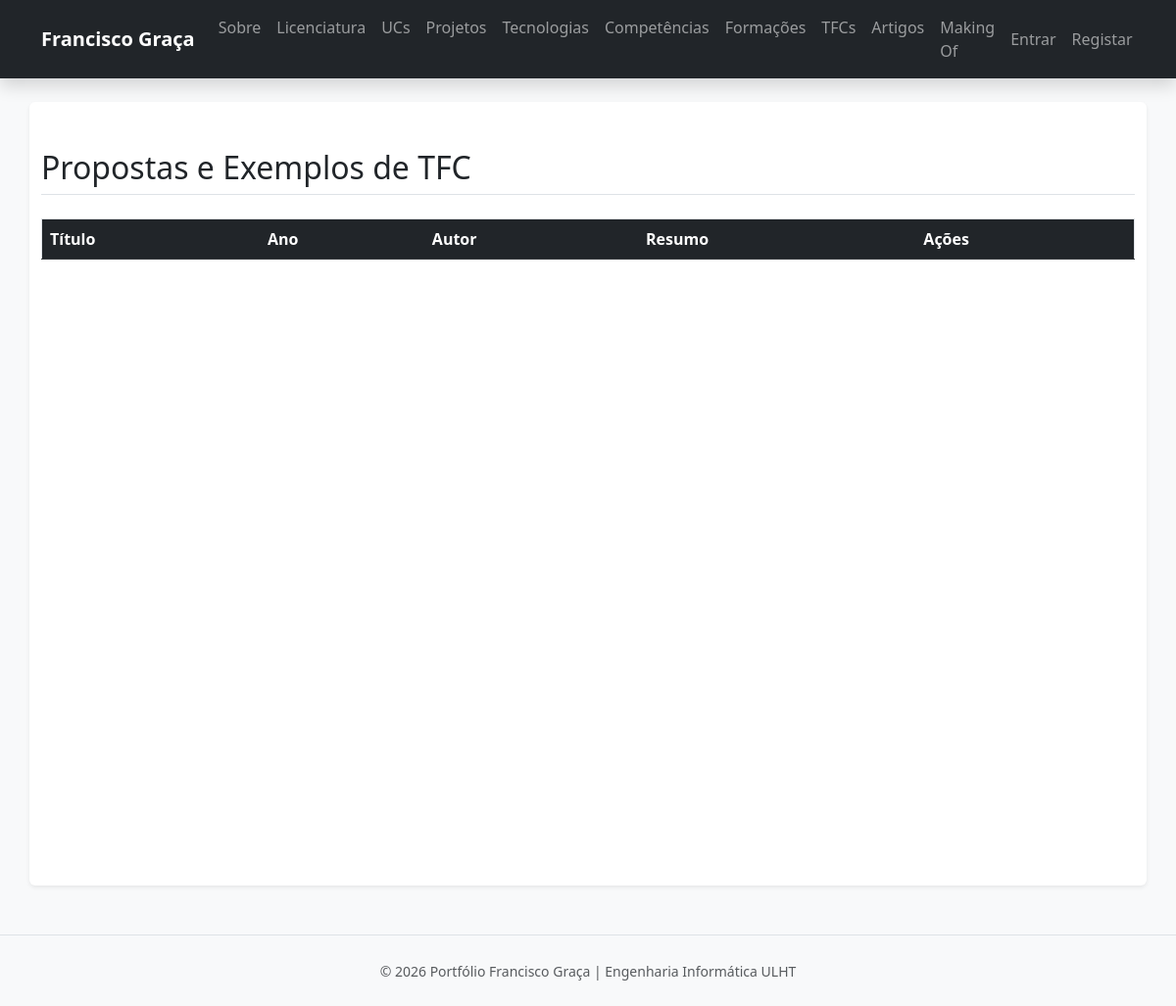
Page /portfolio/tfcs/ on the earlier database version.
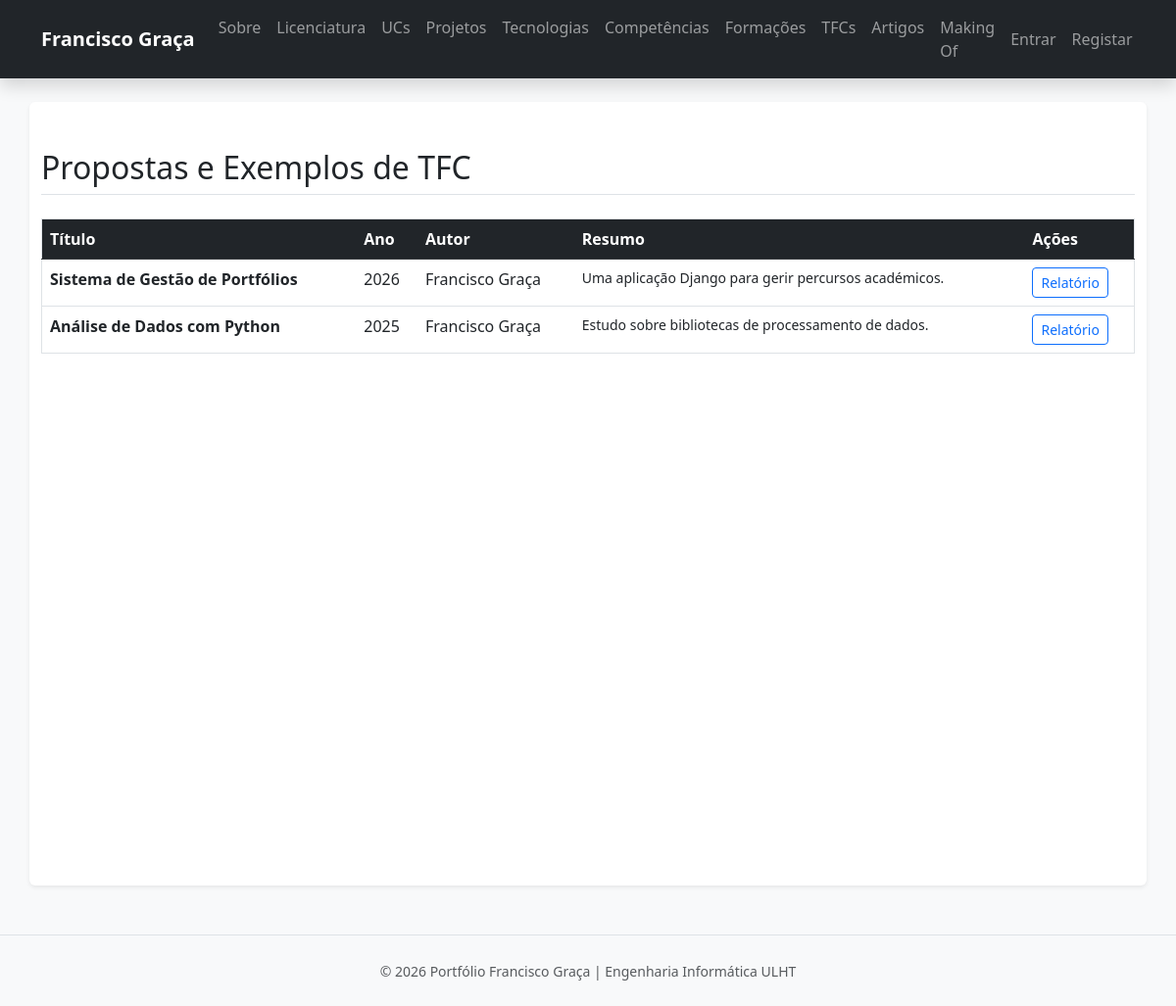
Same page on the later database version.
### portfolio/models.py (models this page shows, shortened)
class TFC(models.Model):
    titulo = models.CharField(max_length=200)
    autor = models.CharField(max_length=100)
    ano = models.IntegerField()
    resumo = models.TextField()
    link_relatorio = models.URLField(blank=True)

### portfolio/views.py (the view)
# urls.py: path('tfcs/', views.tfc_view, name='tfc'),
def tfc_view(request):
    context = {'tfcs': TFC.objects.all()}
    return render(request, 'portfolio/tfc.html', context)

### portfolio/templates/portfolio/tfc.html
{% extends 'portfolio/base.html' %}
{% block content %}
<h2 class="mb-4 border-bottom pb-2">Propostas e Exemplos de TFC</h2>
<div class="table-responsive">
    <table class="table table-hover border">
        <thead class="table-dark">
            <tr>
                <th>Título</th>
                <th>Ano</th>
                <th>Autor</th>
                <th>Resumo</th>
                <th>Ações</th>
            </tr>
        </thead>
        <tbody>
            {% for tfc in tfcs %}
            <tr>
                <td class="fw-bold">{{ tfc.titulo }}</td>
                <td>{{ tfc.ano }}</td>
                <td>{{ tfc.autor }}</td>
                <td class="small">{{ tfc.resumo|truncatewords:15 }}</td>
                <td><a href="{{ tfc.link_relatorio }}" class="btn btn-sm btn-outline-primary">Relatório</a></td>
            </tr>
            {% endfor %}
        </tbody>
    </table>
</div>
{% endblock %}

### portfolio/templates/portfolio/base.html (shortened to what this page needs)
<!DOCTYPE html>
<html lang="pt">
<head>
    <link href="https://cdn.jsdelivr.net/npm/bootstrap@5.3.0/dist/css/bootstrap.min.css" rel="stylesheet">
</head>
<body class="bg-light">
    <nav class="navbar navbar-expand-lg navbar-dark bg-dark sticky-top shadow">
        <div class="container">
            <a class="navbar-brand fw-bold" href="{% url 'portfolio:home' %}">Francisco Graça</a>
            <div class="collapse navbar-collapse" id="navbarNav">
                <ul class="navbar-nav me-auto">
                    <li class="nav-item"><a class="nav-link" href="{% url 'portfolio:home' %}">Sobre</a></li>
                    <li class="nav-item"><a class="nav-link" href="{% url 'portfolio:licenciatura' %}">Licenciatura</a></li>
                    <li class="nav-item"><a class="nav-link" href="{% url 'portfolio:ucs' %}">UCs</a></li>
                    <li class="nav-item"><a class="nav-link" href="{% url 'portfolio:projetos' %}">Projetos</a></li>
                    <li class="nav-item"><a class="nav-link" href="{% url 'portfolio:tecnologias' %}">Tecnologias</a></li>
                    <li class="nav-item"><a class="nav-link" href="{% url 'portfolio:competencias' %}">Competências</a></li>
                    <li class="nav-item"><a class="nav-link" href="{% url 'portfolio:formacoes' %}">Formações</a></li>
                    <li class="nav-item"><a class="nav-link" href="{% url 'portfolio:tfc' %}">TFCs</a></li>
                    <li class="nav-item"><a class="nav-link" href="{% url 'artigos:lista' %}">Artigos</a></li>
                    <li class="nav-item"><a class="nav-link" href="{% url 'portfolio:makingof' %}">Making Of</a></li>
                </ul>
                <ul class="navbar-nav ms-auto">
                    {% if user.is_authenticated %}
                        <li class="nav-item">
                            <span class="nav-link text-light opacity-75">👤 {{ user.username }}</span>
                        </li>
                        <li class="nav-item">
                            <a class="nav-link" href="{% url 'accounts:logout' %}">Sair</a>
                        </li>
                    {% else %}
                        <li class="nav-item">
                            <a class="nav-link" href="{% url 'accounts:login' %}">Entrar</a>
                        </li>
                        <li class="nav-item">
                            <a class="nav-link" href="{% url 'accounts:registo' %}">Registar</a>
                        </li>
                    {% endif %}
                </ul>
            </div>
        </div>
    </nav>
    <div class="container py-5 mt-4 bg-white shadow-sm rounded min-vh-100">
        {% block content %}{% endblock %}
    </div>
    <footer class="text-center py-4 text-muted border-top">
        <small>&copy; 2026 Portfólio Francisco Graça | Engenharia Informática ULHT</small>
    </footer>
</body>
</html>

### portfolio/templates/portfolio/base.html (style rules this page uses)
footer { background: #f8f9fa; margin-top: 50px; }

Differences in the rows shown:
added TFC: titulo "Sistema de Gestão de Portfólios", ano "2026", autor "Francisco Graça", resumo "Uma aplicação Django para gerir percursos académicos."
added TFC: titulo "Análise de Dados com Python", ano "2025", autor "Francisco Graça", resumo "Estudo sobre bibliotecas de processamento de dados."
